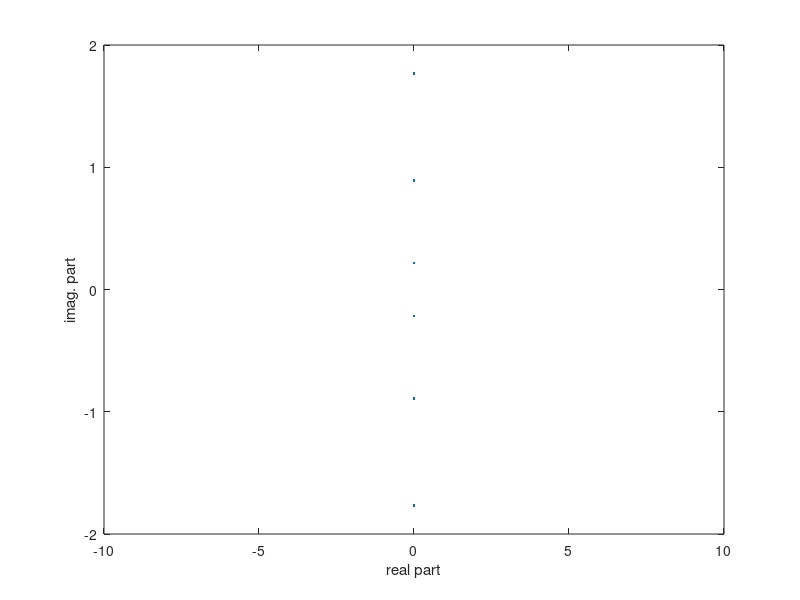
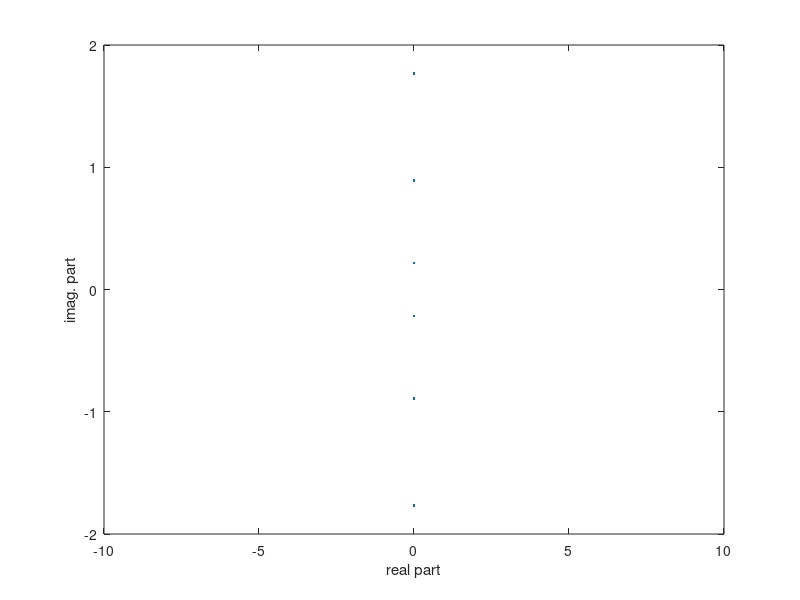

The MATLAB script that drew these images, in order:
clear all;

N = 6;

B = rand(N) -0.5;


A = B - B';

[Vspat,Dspat] = eig(A);
lambdas = diag(Dspat);
figure,plot(real(lambdas), imag(lambdas), '.') 
xlim([-10 10])
% ylim([-5 5]) 
ylabel('imag. part')
xlabel('real part')


Vinv = inv(Vspat);
Vtran = Vspat';

[Vspat_trans,Dspat_trans] = eig(A');
lambdas = diag(Dspat);
figure,plot(real(lambdas), imag(lambdas), '.') 
xlim([-10 10])
% ylim([-5 5]) 
ylabel('imag. part')
xlabel('real part')